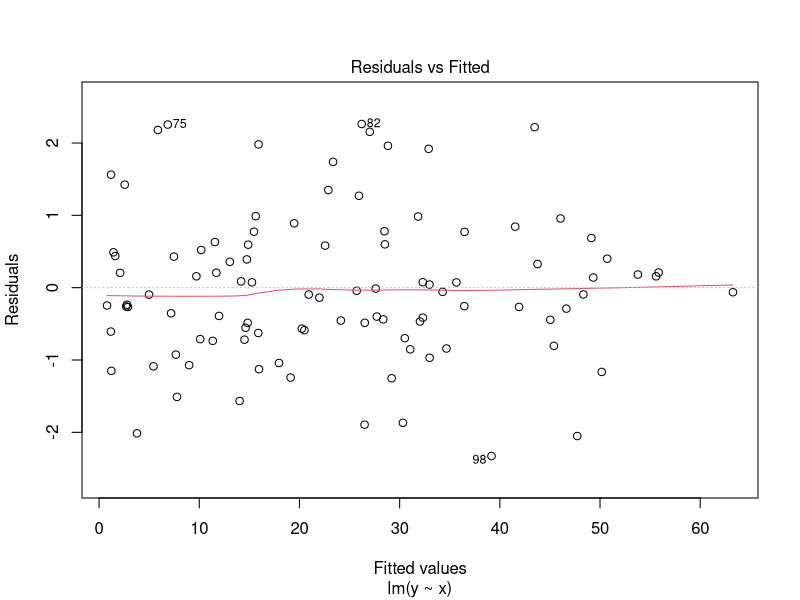
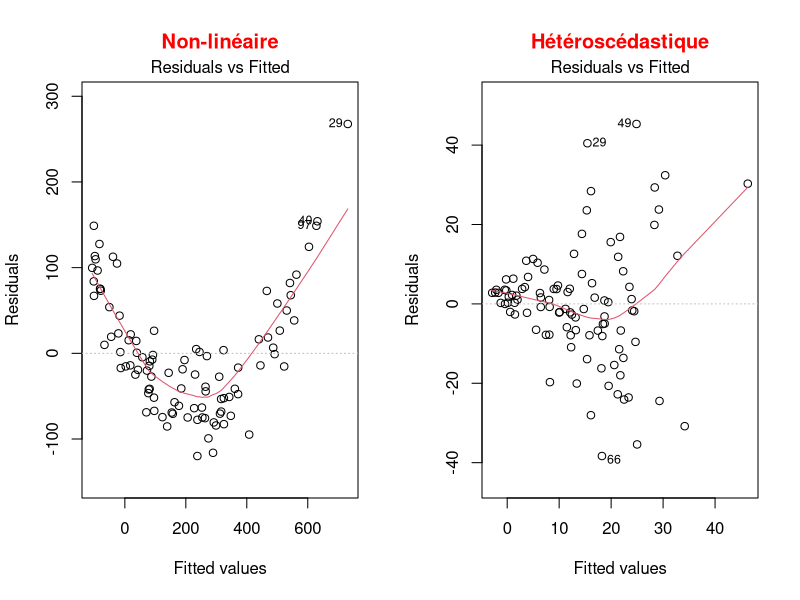
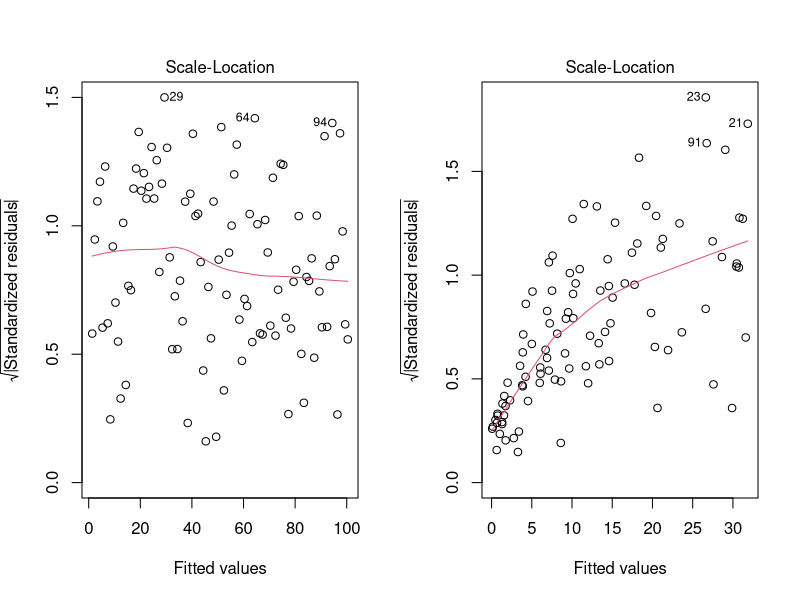
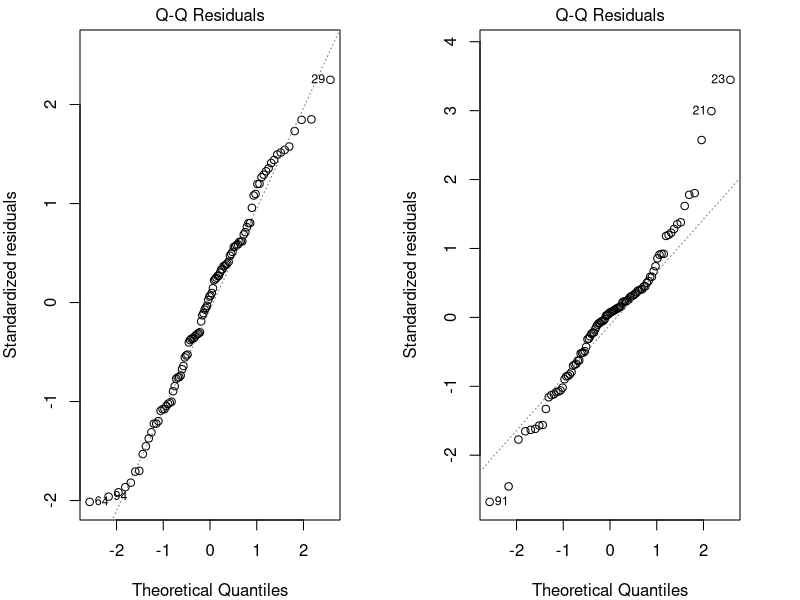
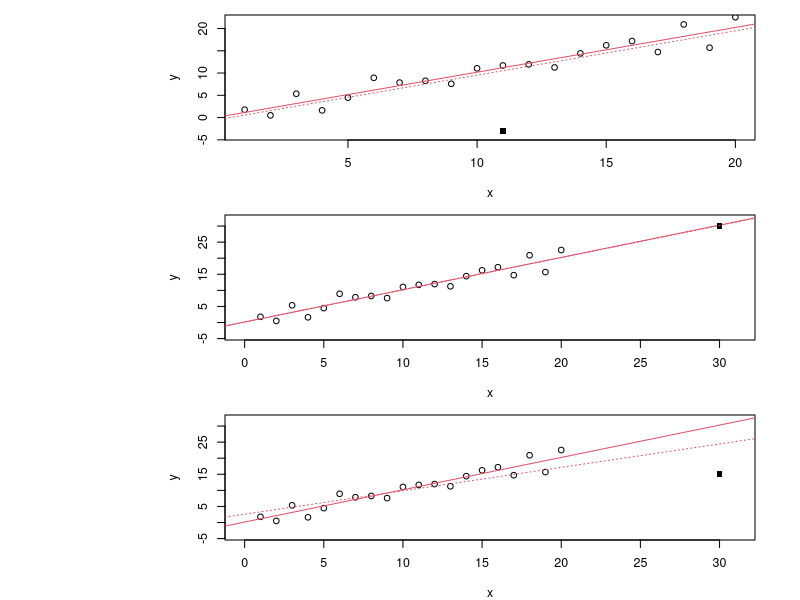
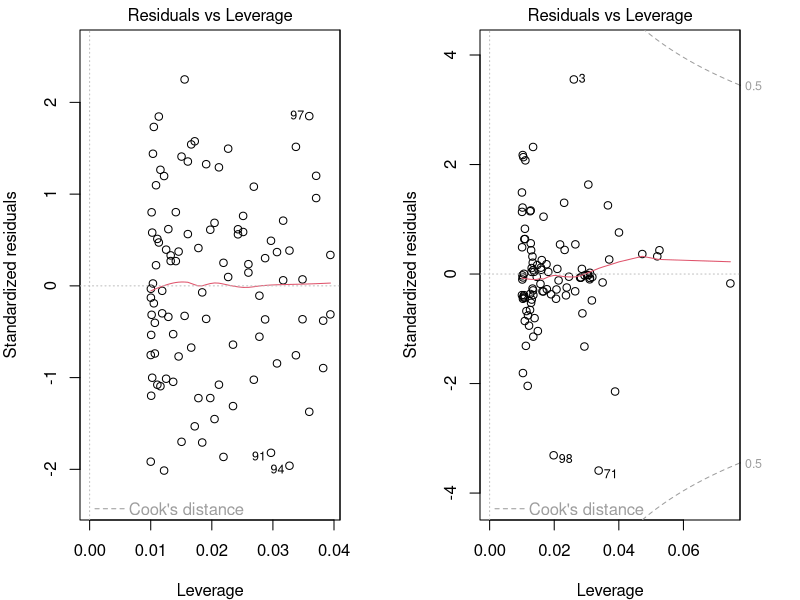
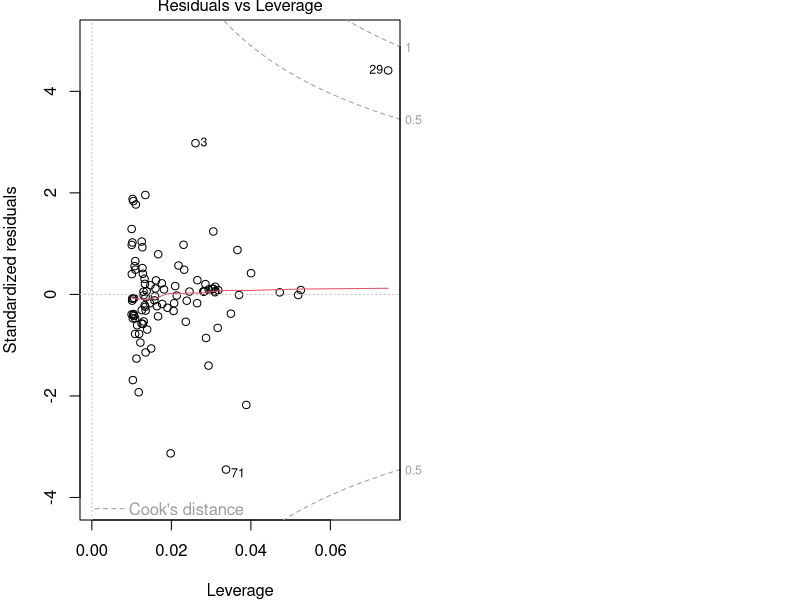
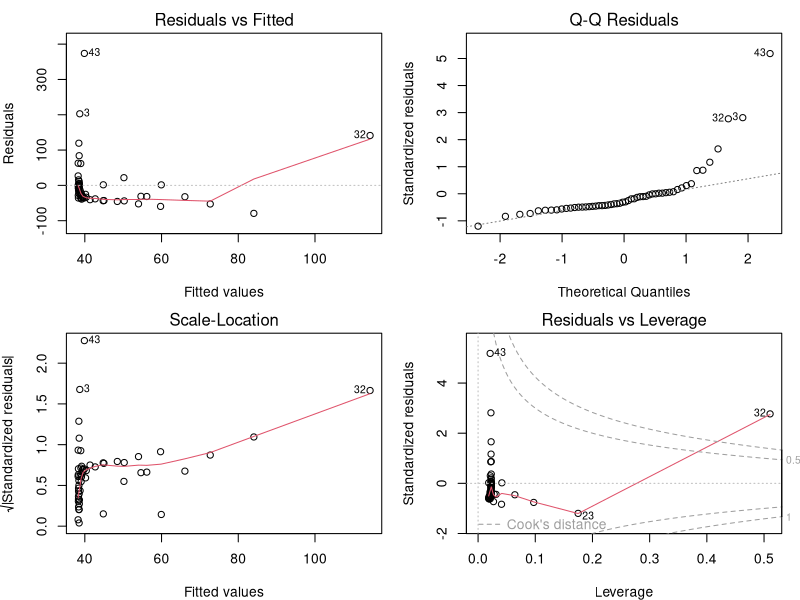

The R script that drew these images, in order: (Note: this script raises an error after producing the figures.)
## ---- chunk 1
knitr::opts_chunk$set(
  comment = "#",
  collapse = TRUE,
  cache = TRUE,
  warning = FALSE,
  message = FALSE,
  fig.width=6, fig.height=6,
  fig.align = 'center'
)
## ---- chunk 2
options(repos=structure(c(CRAN="http://cran.r-project.org")))
## ---- chunk 3
if (!require(dplyr)) install.packages("dplyr")
library(dplyr)

if (!require(kableExtra)) install.packages("kableExtra")
library(kableExtra)

if (!require(vegan)) install.packages("vegan")
library(vegan)

if (!require(e1071)) install.packages("e1071")
library(e1071)

if (!require(MASS)) install.packages("MASS")
library(MASS)

if (!require(car)) install.packages("car")
library(car)
## ---- chunk 4
bird <- read.csv("Scripts_and_data/birdsdiet.csv")
## ---- chunk 5
str(bird)
## ---- chunk 6
str(bird)
## ---- chunk 7
lm1 <- lm(MaxAbund ~ Mass, data = bird)
## ---- chunk 8
  set.seed(1234564)
  x <- abs(rnorm(100,10,10))
  y <- 2*x+0 + rnorm(100)
  lm <- lm(y~x)
  plot(lm, which = 1)
## ---- chunk 9
par(mfrow=c(1,2))
set.seed(1234564)
x = abs(rnorm(100,10,10))
y = (x)^2 + rnorm(length(x),0,30)
lm=lm(y~scale(x))
plot(lm,which = 1, main = "Non-linéaire", col.main="red")

x = abs(rnorm(100,10,10))
y = (x) + rnorm(length(x), 0, x)
lm=lm(y~scale(x))
plot(lm,which = 1, main = "Hétéroscédastique", col.main="red")
## ---- chunk 10
par(mfrow=c(1,2))
set.seed(1234564)
x <- 1:100
y <- x + rnorm(100,sd=5)
lm=lm(y~x)
plot(lm,which = 3)

set.seed(2)
x = abs(rnorm(100,10,10))
y = (x) + rnorm(length(x), 0, x)
lm=lm(y~scale(x))
plot(lm,which = 3)
## ---- chunk 11
par(mfrow=c(1,2), mar = c(4, 4, 1.5, 3))
set.seed(1234564)
x <- 1:100
y <- x + rnorm(100,sd=5)
lm=lm(y~x)
plot(lm, which = 2)

set.seed(2)
x = abs(rnorm(100,10,10))
y = (x) + 0 + rnorm(length(x), 0, x)
lm=lm(y~scale(x))
plot(lm, which = 2)
## ---- chunk 12
par(mfrow=c(3, 1), mar = c(4, 15, 1, 3), cex = 0.75)
set.seed(1234564)
x <- 1:20
y <- rnorm(x, x, 2)
lm0 <- lm(y ~ x)
# plot 1
plot(x, y, ylim = c(-4, 22)); abline(lm0, col = 2); points(11, -3, pch = 15)
# add 20, 10 point to the new lm
xx <- c(x, 11); yy <- c(y, -3)
abline(lm(yy ~ xx), col = 2, lty = 3)
text(-20, 10, srt=0, adj = 0, labels = "* Pas d'effet de levier \n* Faible influence
", xpd = TRUE, cex = 1.5)
# plot 2
plot(x, y, ylim = c(-4, 32), xlim = c(0, 31)); abline(lm0, col = 2); points(30, 30, pch = 15)
# add 20, 10 point to the new lm
xx <- c(x, 30); yy <- c(y, 30)
abline(lm(yy ~ xx), col = 2, lty = 3)
text(-33, 15, srt=0, adj = 0, labels = "* Effet de levier \n* Pas d'influence", xpd = TRUE, cex = 1.5)

# plot 3
plot(x, y, ylim = c(-4, 32), xlim = c(0, 31)); abline(lm0, col = 2); points(30, 15, pch = 15)
# add 20, 10 point to the new lm
xx <- c(x, 30); yy <- c(y, 15)
abline(lm(yy ~ xx), col = 2, lty = 3)
text(-33, 15, srt=0, adj = 0, labels = '* Effet de levier \n* Influence élevée', xpd = TRUE, cex = 1.5)
## ---- chunk 13
par(mfrow=c(1,2), mar = c(4, 4, 1.5, 3))
set.seed(1234564)
x <- 1:100
y <- x + rnorm(100,sd=5)
lm=lm(y~x)
plot(lm, which = 5)

set.seed(1234564)
x = abs(rnorm(100,10,10))
y = (x) + 0 + rnorm(length(x), 0, x)
lm=lm(y~scale(x))
plot(lm, which = 5)
## ---- chunk 14
par(mar = c(4, 4, 1, 0))
set.seed(1234564)
x = abs(rnorm(100,10,10))
y = (x) + 0 + rnorm(length(x), 0, x)
y[29] <- 100
lm=lm(y~scale(x))
plot(lm, which = 5)
## ---- chunk 15
par(mfrow=c(2,2), mar = c(4,4,2,1.1), oma =c(0,0,0,0))
plot(lm1)
## ---- chunk 16
par(mfrow=c(1,3), mar = c(4,4,3,1), cex = 0.8)
plot(bird$MaxAbund ~ bird$Mass)
abline(lm1) # adds the best-fit line
hist(bird$MaxAbund) # hist() produces a histogram of the variable
hist(bird$Mass)
## ---- chunk 17
shapiro.test(bird$MaxAbund)
shapiro.test(bird$Mass)
## ---- chunk 18
skewness(bird$MaxAbund)
skewness(bird$Mass)
## ---- chunk 19
bird$logMaxAbund <- log10(bird$MaxAbund)
bird$logMass <- log10(bird$Mass)
## ---- chunk 20
lm2 <- lm(logMaxAbund ~ logMass, data = bird)
## ---- chunk 21
par(mfrow=c(2,2), mar=c(3,4,1.15,1.2))
plot(lm2)
## ---- chunk 22
par(mfrow=c(1,3), mar=c(4,4,1.15,1.2))
plot(logMaxAbund ~ logMass, data=bird)
abline(lm2)
hist(log10(bird$MaxAbund))
hist(log10(bird$Mass))
## ---- chunk 23
summary(lm2)
## ---- chunk 24
lm2$coef
summary(lm2)$coefficients
summary(lm2)$r.squared
## ---- chunk 25
summary(lm2)
## ---- chunk 26
lm3 <- lm(logMaxAbund~logMass, data=bird, subset=!bird$Aquatic)
# removes aquatic birds (= TRUE)
# or equivalently
lm3 <- lm(logMaxAbund~logMass, data=bird, subset=bird$Aquatic == 0)
## ---- chunk 27
par(mfrow=c(1,2), mar = c(4, 4, 3, 1))
plot(logMaxAbund~logMass, data=bird, main = 'Tous les oiseaux')
abline(lm2, col = 'red')
plot(logMaxAbund~logMass, data=bird, subset=!bird$Aquatic, main = 'Oiseaux terrestres')
abline(lm3, col = 'red')
## ---- chunk 28
# Run the model
lm4 <- lm(logMaxAbund ~ logMass, data=bird, subset=bird$Passerine == 1)
summary(lm4)
## ---- chunk 29
# diagnostic plots
par(mfrow=c(2,2), mar = c(4,4,2,1.1), oma =c(0,0,0,0))
plot(lm4)
## ---- chunk 30
# Recall: we want adj.r.squared
summary(lm2)$adj.r.squared
summary(lm3)$adj.r.squared
summary(lm4)$adj.r.squared
## ---- chunk 31
boxplot(logMass ~ Aquatic,
        data = bird, names = c("Non aquatique", "Aquatique"))
## ---- chunk 32
var.test(logMass ~ Aquatic, data = bird)
## ---- chunk 33
ttest1 <- t.test(logMass ~ Aquatic, var.equal = TRUE, data = bird)

# Or use lm()
ttest.lm1 <- lm(logMass ~ Aquatic, data=bird)
## ---- chunk 34
ttest1$statistic^2
anova(ttest.lm1)$F
# réponse : F=60.3845 dans les deux cas
## ---- chunk 35
ttest1
## ---- chunk 36
# Unilateral t-test
uni.ttest1 <- t.test(logMass ~ Aquatic,
                     var.equal = TRUE,
                     data = bird,
                     alternative = "less")
## ---- chunk 37
uni.ttest1
## ---- chunk 38
str(bird)
## ---- chunk 39
par(mar = c(4, 4, 0.5, 1))
boxplot(logMaxAbund ~ Diet, data = bird,
  ylab = expression("log"[10]*"(Abondance maximale)"), xlab = 'Régime alimentaire')
## ---- chunk 40
par(mar=c(4,4,.1,1))
med <- sort(tapply(bird$logMaxAbund, bird$Diet, median))
boxplot(logMaxAbund ~ factor(Diet, levels = names(med)), data = bird,
        ylab = expression("log"[10]*"(Abondance maximale)"), xlab = 'Régime alimentaire')
## ---- chunk 41
par(mar=c(4,4,.4,1))
plot.design(logMaxAbund ~ Diet, data=bird,
  ylab = expression("log"[10]*"(Abondance maximale)"))
## ---- chunk 42
anov1 <- lm(logMaxAbund ~ Diet,
            data = bird)
## ---- chunk 43
aov1 <- aov(logMaxAbund ~ Diet,
            data = bird)
## ---- chunk 44
anova(anov1)
## ---- chunk 45
summary(aov1)
## ---- chunk 46
bartlett.test(logMaxAbund ~ Diet,
              data = bird)
## ---- chunk 47
shapiro.test(resid(anov1))
## ---- chunk 48
summary(anov1)
## ---- chunk 49
summary.lm(aov1)
## ---- chunk 50
TukeyHSD(aov(anov1), ordered = TRUE)
## ---- chunk 51
par(mar=c(3,3,0.5,0.5))
sd <- tapply(bird$logMaxAbund, bird$Diet, sd)
means <- tapply(bird$logMaxAbund, bird$Diet, mean)
n <- length(bird$logMaxAbund)
se <- 1.96*sd/sqrt(n)
bp <- barplot(means, ylim = c(0, max(bird$logMaxAbund) - 0.5))
epsilon = 0.1
segments(bp, means - se, bp, means + se, lwd=2) # barres verticales
segments(bp - epsilon, means - se, bp + epsilon, means - se, lwd = 2) # barres horizontales
segments(bp - epsilon, means + se, bp + epsilon, means + se, lwd = 2) # barres horizontales
## ---- chunk 52
anov2 <- lm(logMaxAbund ~ Diet*Aquatic, data = bird)
summary(anov2)
## ---- chunk 53
anov2 <- lm(logMaxAbund ~ Diet*Aquatic, data = bird)
anova(anov2)
## ---- chunk 54
## functions
f1 <- function(x, a, b) {
  return(x*a+b)
}
# conf for plot
col = rgb(118, 143, 175, maxColorValue = 255)
x <- 1:20
par(mfrow = c(1, 3), mar = c(1, 1, 6.5, 4))

# plot 1
plot(x, f1(x, a=1.1,b=2), ylim = c(0, 60), type = 'l', lwd = 2.5, xaxt = "n", yaxt = "n", xlab = "", ylab = "", bty='l', col = col)
lines(f1(x, a=1.1,b=17), lwd = 2.5, col = col)
lines(f1(x, a=0.6,b=22), lwd = 2.5, col = col)
lines(f1(x, a=1.1,b=40), lwd = 2.5, col = col)
mtext('Un niveau du facteur\n a une pente différente', side = 3, line = 2, cex = 1.5)
# plot 2
plot(x, f1(x, a=.5,b=2), ylim = c(0, 60), type = 'l', lwd = 2.5, xaxt = "n", yaxt = "n", xlab = "", ylab = "", bty='l', col = col)
lines(f1(x, a=1.1,b=17), lwd = 2.5, col = col)
lines(f1(x, a=1.1,b=22), lwd = 2.5, col = col)
lines(f1(x, a=0.01,b=40), lwd = 2.5, col = col)
mtext('Des nombreaux niveaux ont\n des pentes différentes', side = 3, line = 2, cex = 1.5)
# plot 3
plot(x, f1(x, a=1.1,b=2), ylim = c(0, 60), type = 'l', lwd = 2.5, xaxt = "n", yaxt = "n", xlab = "", ylab = "", bty='l', col = col)
lines(f1(x, a=1.1,b=17), lwd = 2.5, col = col)
lines(f1(x, a=1.1,b=22), lwd = 2.5, col = col)
lines(f1(x, a=1.1,b=40), lwd = 2.5, col = col)
mtext("Pas d'interaction", side = 3, line = 2, cex = 1.5)
## ---- chunk 55
# plot to simulate effects::effect() plot
a = 40; b =20; sd = 8
par(mar=c(4,4,.5,1))
plot(c(a, b), ylim = c(10, 50), xlim = c(0.9, 2.1), xlab = 'factor Z', ylab = 'Y', xaxt = 'n')
lines(c(a, b), col = 4, pch = 1.5)
segments(c(1, 2), c(a-sd, b-sd), c(1,2), c(a+sd, b+sd), lwd = 1.5, col = 'orange')
segments(c(1, 2) - .04, c(a, b) + sd, c(1, 2) + .04, c(a, b) + sd, lwd = 1.5, col = 'orange')
segments(c(1, 2) - .04, c(a, b) - sd, c(1, 2) + .04, c(a, b) - sd, lwd = 1.5, col = 'orange')
points(c(1, 2), c(a, b), pch = 16, col = 4)
axis(1, at = c(1, 2), labels = FALSE) # add ticks
mtext(c('Level 1', 'Level 2'), 1, at = 1:2, line = 0.5) # add labels to ticks
## ---- chunk 56
str(bird)
## ---- chunk 57
ancov1 <- lm(logMaxAbund ~ logMass*Diet,
             data = bird)
anova(ancov1)
## ---- chunk 58
ancov2 <- lm(logMaxAbund ~ logMass + Diet,
             data = bird)
anova(ancov2)
## ---- chunk 59
Dickcissel = read.csv("Scripts_and_data/dickcissel.csv")
str(Dickcissel)
## ---- chunk 60
# select variables
var <- c('clTma', 'NDVI', 'grass', 'abund')
plot(Dickcissel[, var])
## ---- chunk 61
lm.mult <- lm(abund ~ clTma + NDVI + grass, data = Dickcissel)
summary(lm.mult)
## ---- chunk 62
par(mfrow = c(2, 2))
par(mfrow=c(2,2), mar = c(3.9,4,1.2,1.1), oma =c(0,0,0,0))
plot(lm.mult)
## ---- chunk 63
summary(lm.mult)
## ---- chunk 64
par(mfrow=c(1,3), mar=c(4, 4, 0.5, 0.5), cex = 1)
plot(abund ~ clTma, data = Dickcissel)
plot(abund ~ NDVI,  data = Dickcissel)
plot(abund ~ grass, data = Dickcissel)
## ---- chunk 65
lm.full <- lm(abund ~ . - Present,
              data = Dickcissel)
lm.step <- step(lm.full)
## ---- chunk 66
summary(lm.full)
## ---- chunk 67
summary(lm.step)
## ---- chunk 68
tapply(bird$logMaxAbund, bird$Diet, mean)
coef(anov1)
coef(anov1)[1] + coef(anov1)[2] # InsectVert
coef(anov1)[1] + coef(anov1)[3] # Plant
## ---- chunk 69
sum(contrasts(bird$Diet)[,1])
sum(contrasts(bird$Diet)[,1]*contrasts(bird$Diet)[,2])
## ---- chunk 70
options(contrasts=c("contr.helmert", "contr.poly"))
sum(contrasts(bird$Diet)[,1])
sum(contrasts(bird$Diet)[,1]*contrasts(bird$Diet)[,2])
## ---- chunk 71
anov3 <- lm(logMaxAbund ~ Diet, data = bird)
summary(anov3)
## ---- chunk 72
table(bird$Aquatic)
## ---- chunk 73
unb.anov1 <- lm(logMaxAbund ~ Aquatic + Diet, data = bird)
unb.anov2 <- lm(logMaxAbund ~ Diet + Aquatic, data = bird)
## ---- chunk 74
anova(unb.anov1)
## ---- chunk 75
anova(unb.anov2)
## ---- chunk 76
car::Anova(unb.anov1, type = "III")
## ---- chunk 77
car::Anova(unb.anov2, type = "III")
## ---- chunk 78

poly.reg=data.frame(degre = 0:5,
                    Nom = c("Constante","Linéaire","Quadratique",
                             "Cubique","Quartique","Quintique"),
                    Example = c("\\(3\\)",
                                "\\(x+9\\)",
                                "\\(x^2-x+4\\)",
                                "\\(x^3-x^2+5\\)",
                                "\\(6x^4-x^3+x-2\\)",
                                "\\(x^5-3x^3+x^2+8\\)"))
knitr::kable(poly.reg, format = "html", escape=FALSE)
## ---- chunk 79
lm.linear <- lm(abund ~ clDD, data = Dickcissel)
lm.quad   <- lm(abund ~ clDD + I(clDD^2), data = Dickcissel)
lm.cubic  <- lm(abund ~ clDD + I(clDD^2) + I(clDD^3), data = Dickcissel)
summ_lm.linear <- capture.output(summary(lm.linear))[c(9:12, 17, 18)]
summ_lm.quad <- capture.output(summary(lm.quad))[c(9:13, 18, 19)]
summ_lm.cubic <- capture.output(summary(lm.cubic))[c(9:14, 17, 18)]
## ---- chunk 80
print(summ_lm.linear)
## ---- chunk 81
print(summ_lm.quad)
## ---- chunk 82
print(summ_lm.cubic)
## ---- chunk 83
mod <- lm(clDD ~ clFD + clTmi + clTma + clP + grass, data = Dickcissel)
car::vif(mod)
## ---- chunk 84
library(vegan)
part.lm = varpart(Dickcissel$abund, Dickcissel[ ,c("clDD","clFD","clTmi","clTma","clP")],
                  Dickcissel[ ,c("broadleaf","conif","grass","crop", "urban","wetland")])
part.lm
## ---- chunk 85
par(mar=rep(0.5,4))
showvarparts(2)
## ---- chunk 86
par(mar=rep(0.5,4))
plot(part.lm,
     digits = 2,
     bg = rgb(48,225,210,80,
              maxColorValue=225),
     col = "turquoise4")
## ---- chunk 87
out.1 = rda(Dickcissel$abund,
            Dickcissel[ ,c("clDD", "clFD","clTmi","clTma","clP")],
            Dickcissel[ ,c("broadleaf","conif","grass","crop", "urban","wetland")])
out.2 = rda(Dickcissel$abund,
            Dickcissel[ ,c("broadleaf","conif","grass","crop", "urban", "wetland")],
            Dickcissel[ ,c("clDD","clFD","clTmi", "clTma","clP")])
## ---- chunk 88
# Climat seul
anova(out.1, step = 1000, perm.max = 1000)
## ---- chunk 89
# Couverture du paysage seul
anova(out.2, step = 1000, perm.max = 1000)
